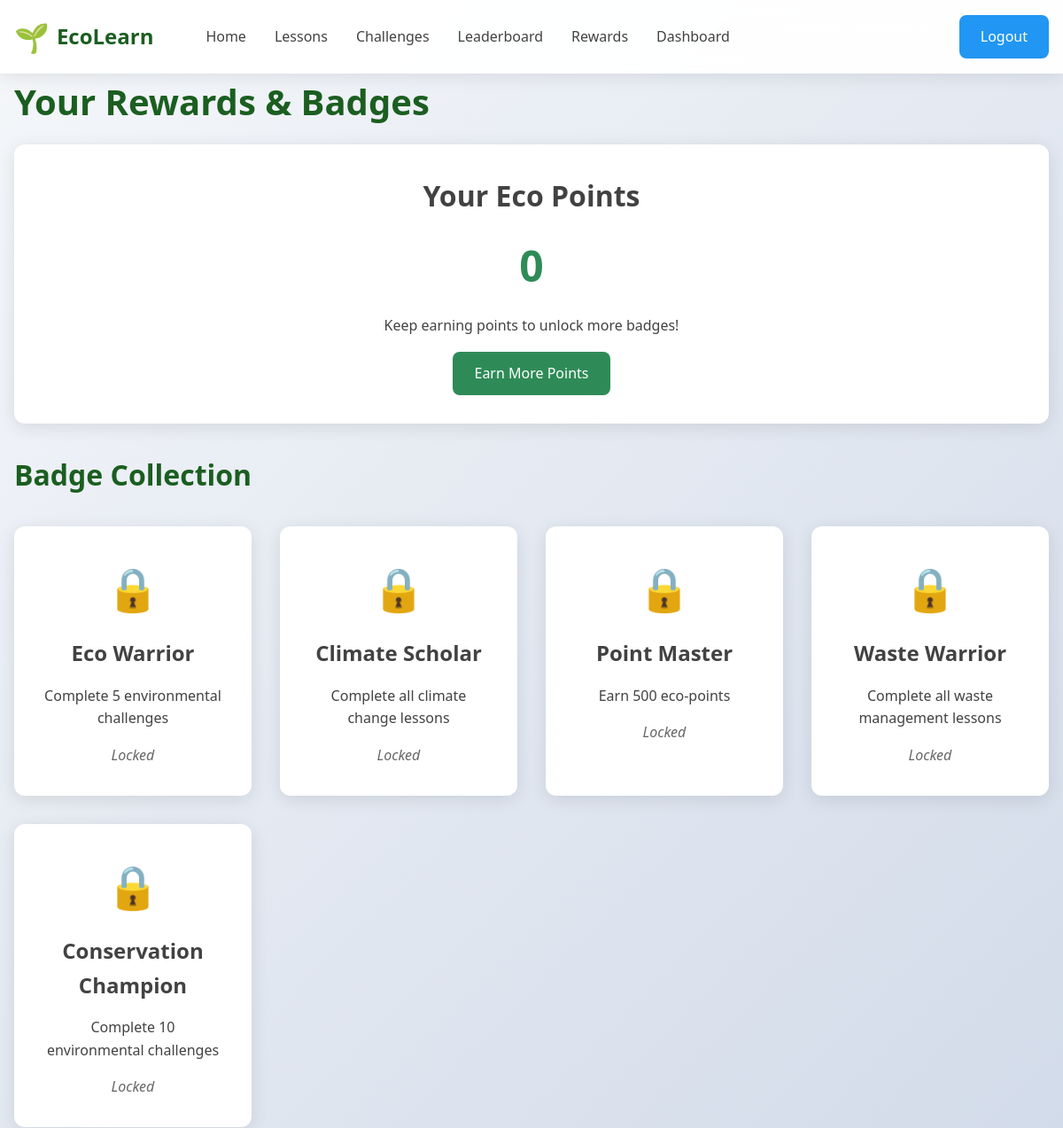
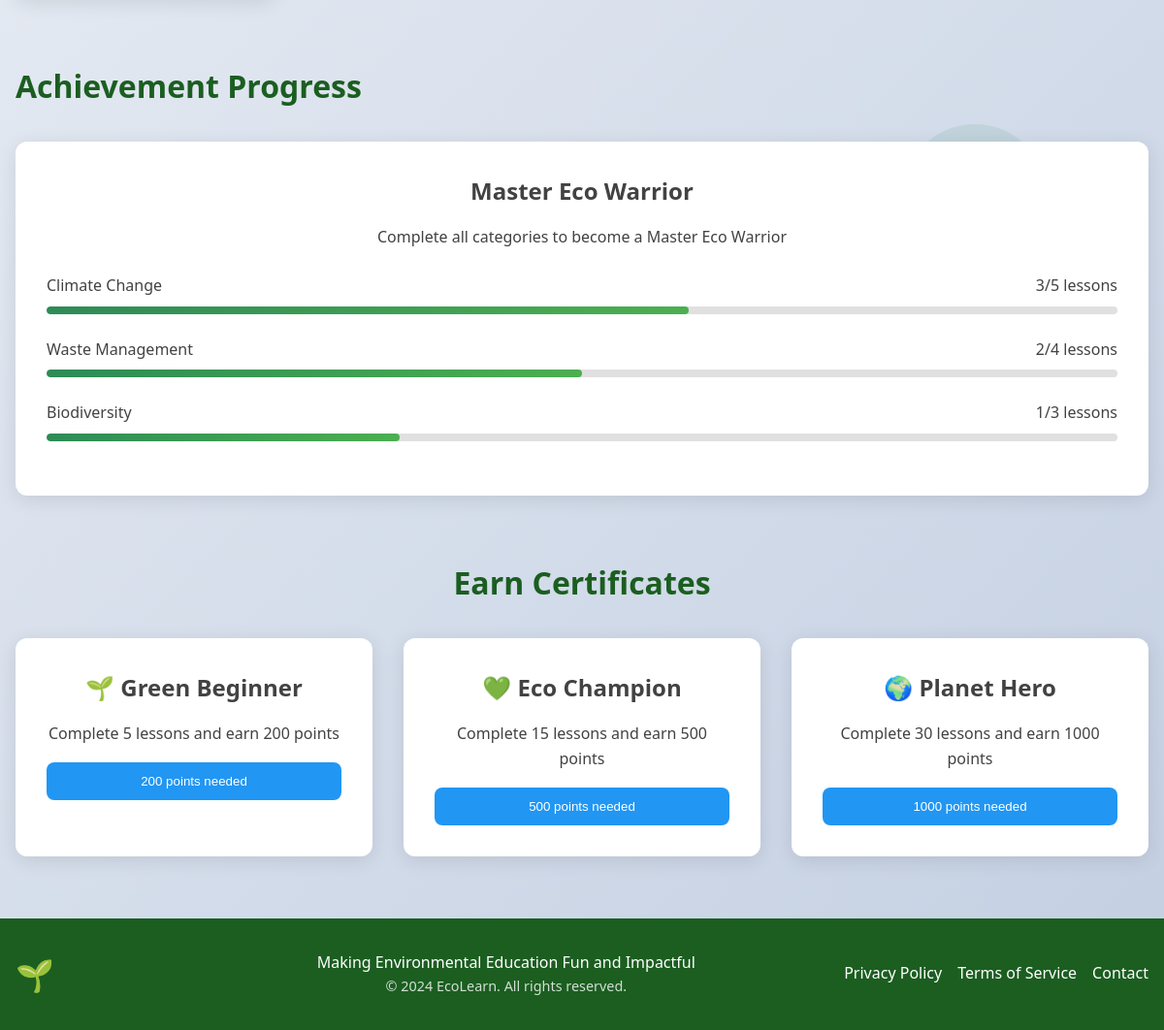
The app's page /rewards (signed in) with its own data (2 pictures, top to bottom).
### app.py (models this page shows)
class User(db.Model):
    id = db.Column(db.Integer, primary_key=True)
    username = db.Column(db.String(80), unique=True, nullable=False)
    email = db.Column(db.String(120), unique=True, nullable=False)
    password = db.Column(db.String(120), nullable=False)
    user_type = db.Column(db.String(20), nullable=False)  # 'student' or 'teacher'
    school = db.Column(db.String(120))
    points = db.Column(db.Integer, default=0)
    created_at = db.Column(db.DateTime, default=datetime.utcnow)
    progress = db.relationship('UserProgress', backref='user', lazy=True)
    challenges = db.relationship('UserChallenge', backref='user', lazy=True)
    badges = db.relationship('UserBadge', backref='user', lazy=True)

class Badge(db.Model):
    id = db.Column(db.Integer, primary_key=True)
    name = db.Column(db.String(100), nullable=False)
    description = db.Column(db.Text)
    image_url = db.Column(db.String(200))
    criteria = db.Column(db.String(100))  # points_threshold, challenges_completed, etc.

### app.py (the view)
@app.route('/rewards')
def rewards():
    if 'user_id' not in session:
        flash('Please login to view rewards.', 'warning')
        return redirect(url_for('login'))
    user_id = session['user_id']
    badges = Badge.query.all()
    user_badges = UserBadge.query.filter_by(user_id=user_id).all()
    user_badge_ids = [ub.badge_id for ub in user_badges]
    user = User.query.get(user_id)
    return render_template('rewards.html', badges=badges, user_badge_ids=user_badge_ids, user=user)

### templates/rewards.html (shortened to what this page needs)
{% extends "base.html" %}
{% block content %}
<div class="container">
    <h1 style="margin-bottom: 1rem; color: var(--dark-green);">Your Rewards & Badges</h1>
    <div class="stat-card" data-animate="fade-in" style="text-align: center; margin-bottom: 2rem;">
        <h2>Your Eco Points</h2>
        <div class="stat-number" id="user-points">{{ user.points }}</div>
        <p>Keep earning points to unlock more badges!</p>
        <div style="margin-top: 1rem;">
            <a href="{{ url_for('lessons') }}" class="btn btn-primary">Earn More Points</a>
        </div>
    </div>
    <h2 style="margin-bottom: 2rem; color: var(--dark-green);">Badge Collection</h2>
    <div class="badges-grid">
        {% for badge in badges %}
        <div class="badge-card hover-lift {% if badge.id in user_badge_ids %}earned{% else %}locked{% endif %}"
             data-animate="fade-in">
            <div class="badge-icon">
                {% if badge.id in user_badge_ids %}⭐{% else %}🔒{% endif %}
            </div>
            <h3>{{ badge.name }}</h3>
            <p>{{ badge.description }}</p>
            <div style="margin-top: 1rem;">
                {% if badge.id in user_badge_ids %}
                <span style="color: var(--primary-green); font-weight: bold;">Earned! 🎉</span>
                {% else %}
                <span style="color: #666; font-style: italic;">Locked</span>
                {% endif %}
            </div>
        </div>
        {% endfor %}
    </div>
    <div style="margin-top: 4rem;">
        <h2 style="margin-bottom: 2rem; color: var(--dark-green);">Achievement Progress</h2>
        <div class="feature-card" data-animate="fade-in">
            <h3>Master Eco Warrior</h3>
            <p>Complete all categories to become a Master Eco Warrior</p>
            <div style="margin: 1.5rem 0;">
                <div style="display: flex; justify-content: space-between; margin-bottom: 0.5rem;">
                    <span>Climate Change</span>
                    <span>3/5 lessons</span>
                </div>
                <div class="progress-bar">
                    <div class="progress-fill" data-progress="60" style="width: 0%;"></div>
                </div>
            </div>
            <div style="margin: 1.5rem 0;">
                <div style="display: flex; justify-content: space-between; margin-bottom: 0.5rem;">
                    <span>Waste Management</span>
                    <span>2/4 lessons</span>
                </div>
                <div class="progress-bar">
                    <div class="progress-fill" data-progress="50" style="width: 0%;"></div>
                </div>
            </div>
            <div style="margin: 1.5rem 0;">
                <div style="display: flex; justify-content: space-between; margin-bottom: 0.5rem;">
                    <span>Biodiversity</span>
                    <span>1/3 lessons</span>
                </div>
                <div class="progress-bar">
                    <div class="progress-fill" data-progress="33" style="width: 0%;"></div>
                </div>
            </div>
        </div>
    </div>
    <div style="margin-top: 4rem; text-align: center;">
        <h2 style="margin-bottom: 2rem; color: var(--dark-green);">Earn Certificates</h2>
        <div style="display: grid; grid-template-columns: repeat(auto-fit, minmax(300px, 1fr)); gap: 2rem;">
            <div class="feature-card" data-animate="fade-in">
                <h3>🌱 Green Beginner</h3>
                <p>Complete 5 lessons and earn 200 points</p>
                {% if user.points >= 200 %}
                <button class="btn btn-success" style="width: 100%; margin-top: 1rem;">Download Certificate</button>
                {% else %}
                <button class="btn btn-secondary" style="width: 100%; margin-top: 1rem;" disabled>
                    {{ 200 - user.points }} points needed
                </button>
                {% endif %}
            </div>
            <div class="feature-card" data-animate="fade-in" style="animation-delay: 0.1s;">
                <h3>💚 Eco Champion</h3>
                <p>Complete 15 lessons and earn 500 points</p>
                {% if user.points >= 500 %}
                <button class="btn btn-success" style="width: 100%; margin-top: 1rem;">Download Certificate</button>
                {% else %}
                <button class="btn btn-secondary" style="width: 100%; margin-top: 1rem;" disabled>
                    {{ 500 - user.points }} points needed
                </button>
                {% endif %}
            </div>
            <div class="feature-card" data-animate="fade-in" style="animation-delay: 0.2s;">
                <h3>🌍 Planet Hero</h3>
                <p>Complete 30 lessons and earn 1000 points</p>
                {% if user.points >= 1000 %}
                <button class="btn btn-success" style="width: 100%; margin-top: 1rem;">Download Certificate</button>
                {% else %}
                <button class="btn btn-secondary" style="width: 100%; margin-top: 1rem;" disabled>
                    {{ 1000 - user.points }} points needed
                </button>
                {% endif %}
            </div>
        </div>
    </div>
</div>
{% endblock %}

### templates/base.html (shortened to what this page needs)
<!DOCTYPE html>
<html lang="en">
<head>
    <link rel="stylesheet" href="{{ url_for('static', filename='css/style.css') }}">
    <link rel="stylesheet" href="{{ url_for('static', filename='css/animations.css') }}">
</head>
<body>
    <div class="eco-animation"></div>
    <header>
        <div class="container">
            <nav>
                <div class="logo">
                    <div class="logo-icon">🌱</div>
                    <span>EcoLearn</span>
                </div>
                <ul class="nav-links">
                    <li><a href="{{ url_for('index') }}">Home</a></li>
                    <li><a href="{{ url_for('lessons') }}">Lessons</a></li>
                    <li><a href="{{ url_for('challenges') }}">Challenges</a></li>
                    <li><a href="{{ url_for('leaderboard') }}">Leaderboard</a></li>
                    <li><a href="{{ url_for('rewards') }}">Rewards</a></li>
                    {% if session.user_id %}
                    <li><a href="{{ url_for('dashboard') }}">Dashboard</a></li>
                    {% endif %}
                </ul>
                <div class="auth-buttons">
                    {% if session.user_id %}
                    <span style="color: white; margin-right: 1rem;">Welcome, {{ session.username }}!</span>
                    <a href="{{ url_for('logout') }}" class="btn btn-secondary">Logout</a>
                    {% else %}
                    <a href="{{ url_for('login') }}" class="btn btn-secondary">Login</a>
                    <a href="{{ url_for('register') }}" class="btn btn-primary">Sign Up</a>
                    {% endif %}
                </div>
            </nav>
        </div>
    </header>
    <main>
        {% block content %}{% endblock %}
    </main>
    <footer style="background: var(--dark-green); color: white; padding: 2rem 0; margin-top: 4rem;">
        <div class="container">
            <div style="display: flex; justify-content: space-between; align-items: center; flex-wrap: wrap;">
                <div class="logo">
                    <div class="logo-icon">🌱</div>
                    <span>EcoLearn</span>
                </div>
                <div style="text-align: center;">
                    <p>Making Environmental Education Fun and Impactful</p>
                    <p style="font-size: 0.9rem; opacity: 0.8;">&copy; 2024 EcoLearn. All rights reserved.</p>
                </div>
                <div style="display: flex; gap: 1rem;">
                    <a href="#" style="color: white; text-decoration: none;">Privacy Policy</a>
                    <a href="#" style="color: white; text-decoration: none;">Terms of Service</a>
                    <a href="#" style="color: white; text-decoration: none;">Contact</a>
                </div>
            </div>
        </div>
    </footer>
</body>
</html>

### static/css/style.css (style rules this page uses)
:root { --primary-green: #2E8B57; --dark-green: #1B5E20; --light-green: #4CAF50; --earth-blue: #2196F3; --soil-brown: #8D6E63; --light-gray: #F5F5F5; --medium-gray: #E0E0E0; --dark-gray: #424242; --success: #4CAF50; --warning: #FF9800; --error: #F44336; --info: #2196F3; }
* { margin: 0; padding: 0; box-sizing: border-box; }
body { font-family: 'Segoe UI', Tahoma, Geneva, Verdana, sans-serif; line-height: 1.6; color: var(--dark-gray); background: linear-gradient(135deg, #f5f7fa 0%, #c3cfe2 100%); min-height: 100vh; }
.container { max-width: 1200px; margin: 0 auto; padding: 0 1rem; }
h1, h2, h3, h4, h5, h6 { margin-bottom: 1rem; font-weight: 600; }
h1 { font-size: 2.5rem; }
h2 { font-size: 2rem; }
h3 { font-size: 1.5rem; }
.btn { display: inline-block; padding: 0.75rem 1.5rem; border: none; border-radius: 8px; text-decoration: none; font-weight: 500; cursor: pointer; transition: all 0.3s ease; text-align: center; }
.btn-primary { background: var(--primary-green); color: white; }
.btn-secondary { background: var(--earth-blue); color: white; }
header { background: rgba(255, 255, 255, 0.95); backdrop-filter: blur(10px); box-shadow: 0 2px 20px rgba(0, 0, 0, 0.1); position: sticky; top: 0; z-index: 1000; }
nav { display: flex; justify-content: space-between; align-items: center; padding: 1rem 0; }
.logo { display: flex; align-items: center; font-size: 1.5rem; font-weight: bold; color: var(--dark-green); }
.logo-icon { font-size: 2rem; margin-right: 0.5rem; }
.nav-links { display: flex; list-style: none; gap: 2rem; }
.nav-links a { text-decoration: none; color: var(--dark-gray); font-weight: 500; transition: color 0.3s ease; }
.auth-buttons { display: flex; gap: 1rem; }
.feature-card { background: white; padding: 2rem; border-radius: 12px; box-shadow: 0 4px 20px rgba(0, 0, 0, 0.1); text-align: center; transition: transform 0.3s ease, box-shadow 0.3s ease; }
.hover-lift { transition: transform 0.3s ease, box-shadow 0.3s ease; }
.stat-card { background: white; padding: 2rem; border-radius: 12px; box-shadow: 0 4px 20px rgba(0, 0, 0, 0.1); text-align: center; }
.stat-number { font-size: 3rem; font-weight: bold; color: var(--primary-green); margin: 1rem 0; }
.progress-bar { width: 100%; height: 8px; background: var(--medium-gray); border-radius: 4px; overflow: hidden; }
.progress-fill { height: 100%; background: linear-gradient(90deg, var(--primary-green), var(--light-green)); border-radius: 4px; transition: width 0.8s ease; }
.badges-grid { display: grid; grid-template-columns: repeat(auto-fit, minmax(250px, 1fr)); gap: 2rem; }
.badge-card { background: white; padding: 2rem; border-radius: 12px; box-shadow: 0 4px 20px rgba(0, 0, 0, 0.1); text-align: center; transition: transform 0.3s ease, box-shadow 0.3s ease; }
.badge-card.locked { opacity: 0.6; }
.badge-icon { font-size: 3rem; margin-bottom: 1rem; }
[data-animate="fade-in"] { animation: fade-in 0.8s ease-out; }
.eco-animation { position: fixed; top: 0; left: 0; width: 100%; height: 100%; pointer-events: none; z-index: -1; overflow: hidden; }
.eco-animation::before, .eco-animation::after { content: ''; position: absolute; border-radius: 50%; background: rgba(46, 139, 87, 0.1); animation: float 20s infinite linear; }
.eco-animation::before { width: 200px; height: 200px; top: 10%; left: 10%; animation-delay: 0s; }
.eco-animation::after { width: 150px; height: 150px; top: 60%; right: 10%; animation-delay: 10s; }

### static/css/animations.css (style rules this page uses)
.progress-fill { transition: width 1s ease-in-out; }
[data-animate="fade-in"] { animation: fade-in 0.8s ease-out; }
.eco-animation::before, .eco-animation::after { content: ''; position: absolute; border-radius: 50%; background: rgba(46, 139, 87, 0.1); animation: float 20s infinite linear; }
.eco-animation::before { width: 200px; height: 200px; top: 10%; left: 10%; animation-delay: 0s; }
.eco-animation::after { width: 150px; height: 150px; top: 60%; right: 10%; animation-delay: 10s; }

### records on screen
User: points "0", 200-user.points "200", 500-user.points "500", 1000-user.points "1000"
Badge: name "Eco Warrior", description "Complete 5 environmental challenges", shows "Locked"
Badge: name "Climate Scholar", description "Complete all climate change lessons", shows "Locked"
Badge: name "Point Master", description "Earn 500 eco-points", shows "Locked"
Badge: name "Waste Warrior", description "Complete all waste management lessons", shows "Locked"
Badge: name "Conservation Champion", description "Complete 10 environmental challenges", shows "Locked"
